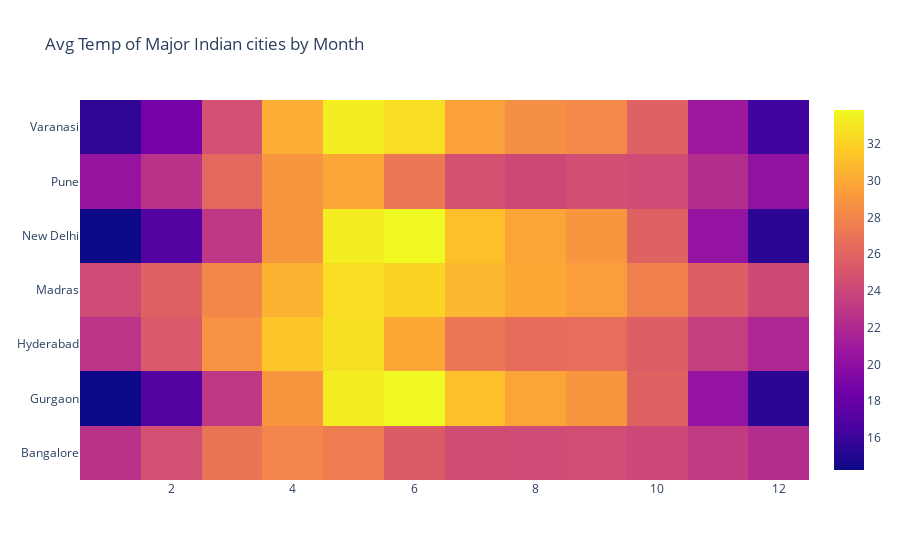

The notebook cell this image was saved under:
### Code cell
fig = go.Figure(data=data, layout  = layout)
fig.show()

### Figure 1 — Plotly figure (JSON) as saved in the notebook; plotly's stock layout.template omitted (floating-point values rounded to 4 significant figures)
{"data": [{"type": "heatmap", "x": [1, 2, 3, 4, 5, 6, 7, 8, 9, 10, 11, 12, 1, 2, 3, 4, 5, 6, 7, 8, 9, 10, 11, 12, 1, 2, 3, 4, 5, 6, 7, 8, 9, 10, 11, 12, 1, 2, 3, 4, 5, 6, 7, 8, 9, 10, 11, 12, 1, 2, 3, 4, 5, 6, 7, 8, 9, 10, 11, 12, 1, 2, 3, 4, 5, 6, 7, 8, 9, 10, 11, 12, 1, 2, 3, 4, 5, 6, 7, 8, 9, 10, 11, 12], "y": ["Bangalore", "Bangalore", "Bangalore", "Bangalore", "Bangalore", "Bangalore", "Bangalore", "Bangalore", "Bangalore", "Bangalore", "Bangalore", "Bangalore", "Gurgaon", "Gurgaon", "Gurgaon", "Gurgaon", "Gurgaon", "Gurgaon", "Gurgaon", "Gurgaon", "Gurgaon", "Gurgaon", "Gurgaon", "Gurgaon", "Hyderabad", "Hyderabad", "Hyderabad", "Hyderabad", "Hyderabad", "Hyderabad", "Hyderabad", "Hyderabad", "Hyderabad", "Hyderabad", "Hyderabad", "Hyderabad", "Madras", "Madras", "Madras", "Madras", "Madras", "Madras", "Madras", "Madras", "Madras", "Madras", "Madras", "Madras", "New Delhi", "New Delhi", "New Delhi", "New Delhi", "New Delhi", "New Delhi", "New Delhi", "New Delhi", "New Delhi", "New Delhi", "New Delhi", "New Delhi", "Pune", "Pune", "Pune", "Pune", "Pune", "Pune", "Pune", "Pune", "Pune", "Pune", "Pune", "Pune", "Varanasi", "Varanasi", "Varanasi", "Varanasi", "Varanasi", "Varanasi", "Varanasi", "Varanasi", "Varanasi", "Varanasi", "Varanasi", "Varanasi"], "z": [22.71, 24.66, 27.06, 27.99, 27.52, 25.47, 24.4, 24.36, 24.5, 24.09, 23.27, 22.29, 14.24, 17.14, 23.01, 29.0, 33.3, 33.87, 31.17, 29.75, 28.99, 25.87, 20.35, 15.38, 22.76, 25.32, 28.8, 31.47, 32.7, 29.97, 27.22, 26.57, 26.64, 25.68, 23.51, 21.89, 24.35, 25.83, 28.11, 30.44, 32.58, 32.14, 30.66, 29.98, 29.4, 27.74, 25.67, 24.17, 14.24, 17.14, 23.01, 29.0, 33.3, 33.87, 31.17, 29.75, 28.99, 25.87, 20.35, 15.38, 20.45, 22.61, 26.29, 29.0, 29.84, 27.22, 24.72, 24.2, 24.57, 24.37, 22.31, 20.25, 15.6, 18.72, 24.65, 30.19, 33.31, 32.57, 29.61, 28.59, 28.24, 25.77, 20.84, 16.25]}], "layout": {"title": {"text": "Avg Temp of Major Indian cities by Month"}}}
